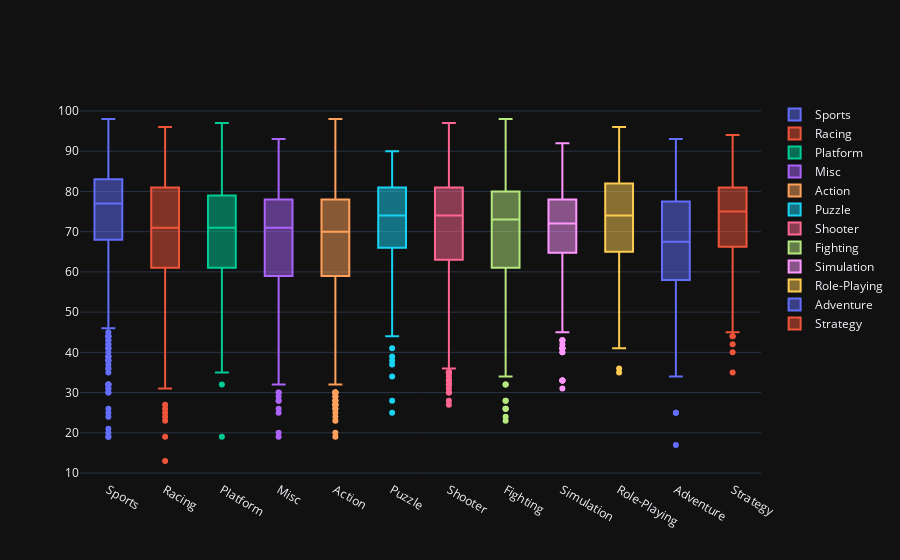

Source (notebook cell):
### Markdown cell above
В `plotly` можна побудувати і __`box plot`__. Розглянемо відмінності оцінок критиків залежно від жанру гри.

### Code cell
data = []

for genre in df.Genre.unique():
    data.append(
        go.Box(y=df[df.Genre==genre].Critic_Score, name=genre)
    )
iplot(data, show_link = False)

### Figure 1 — Plotly figure (JSON) as saved in the notebook; plotly's stock layout.template omitted (floating-point values rounded to 4 significant figures; data arrays with more than 128 entries replaced by an {"elided": "..."} marker saying what was removed)
{"data": [{"name": "Sports", "y": {"elided": "943 float values"}, "type": "box"}, {"name": "Racing", "y": {"elided": "581 float values"}, "type": "box"}, {"name": "Platform", "y": {"elided": "403 float values"}, "type": "box"}, {"name": "Misc", "y": {"elided": "384 float values"}, "type": "box"}, {"name": "Action", "y": {"elided": "1630 float values"}, "type": "box"}, {"name": "Puzzle", "y": [77.0, 85.0, 84.0, 86.0, 79.0, 83.0, 79.0, 83.0, 79.0, 84.0, 44.0, 71.0, 87.0, 81.0, 87.0, 63.0, 60.0, 85.0, 81.0, 76.0, 81.0, 76.0, 79.0, 81.0, 58.0, 86.0, 82.0, 72.0, 66.0, 72.0, 75.0, 67.0, 86.0, 83.0, 83.0, 72.0, 86.0, 79.0, 74.0, 74.0, 82.0, 86.0, 73.0, 49.0, 71.0, 75.0, 71.0, 73.0, 88.0, 47.0, 63.0, 74.0, 74.0, 73.0, 77.0, 75.0, 75.0, 39.0, 70.0, 83.0, 68.0, 64.0, 69.0, 41.0, 60.0, 78.0, 79.0, 69.0, 84.0, 74.0, 55.0, 75.0, 64.0, 71.0, 68.0, 25.0, 28.0, 72.0, 71.0, 79.0, 67.0, 82.0, 70.0, 77.0, 82.0, 45.0, 56.0, 59.0, 83.0, 78.0, 73.0, 58.0, 70.0, 61.0, 74.0, 72.0, 78.0, 69.0, 75.0, 74.0, 38.0, 34.0, 74.0, 50.0, 37.0, 90.0, 55.0, 62.0, 88.0, 45.0, 67.0, 62.0, 70.0, 84.0, 76.0, 75.0, 70.0, 64.0], "type": "box"}, {"name": "Shooter", "y": {"elided": "864 float values"}, "type": "box"}, {"name": "Fighting", "y": {"elided": "378 float values"}, "type": "box"}, {"name": "Simulation", "y": {"elided": "297 float values"}, "type": "box"}, {"name": "Role-Playing", "y": {"elided": "712 float values"}, "type": "box"}, {"name": "Adventure", "y": {"elided": "248 float values"}, "type": "box"}, {"name": "Strategy", "y": {"elided": "267 float values"}, "type": "box"}], "layout": {}}
